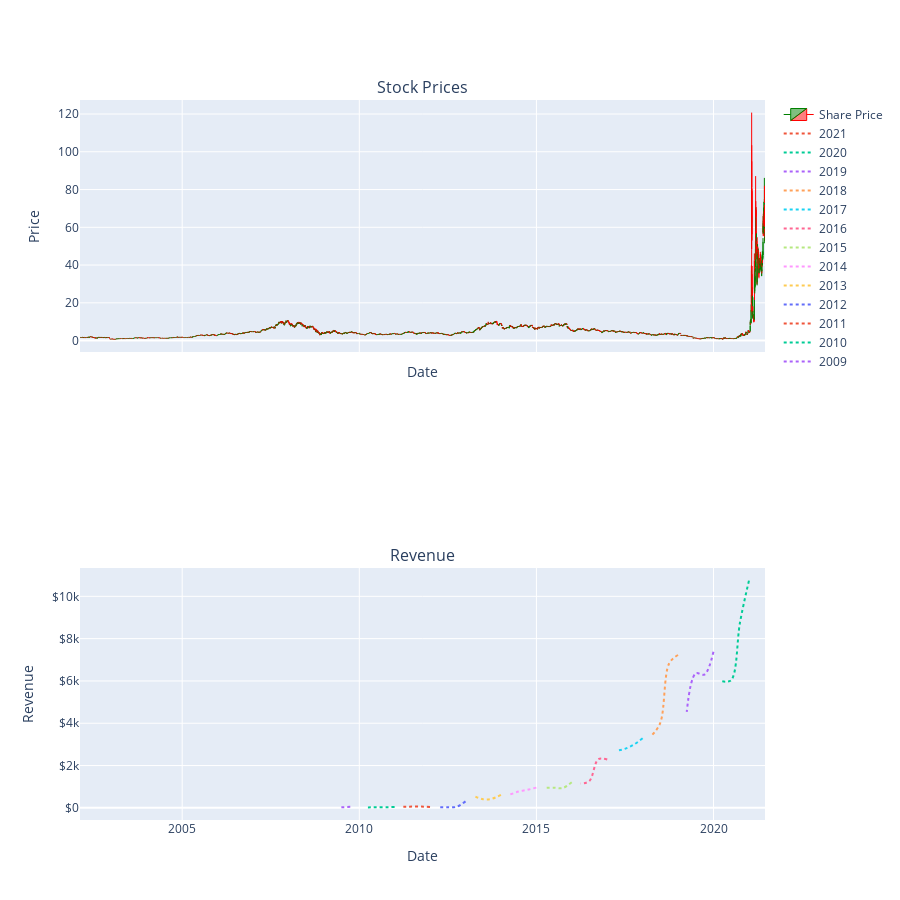

Notebook cell for this chart:
### Markdown cell above
Use the `make_graph` function to graph the GameStop Stock Data, also provide a title for the graph. The structure to call the `make_graph` function is `make_graph(gme_data, gme_revenue, 'GameStop')`. Note the graph will only show data upto June 2021.

### Code cell
make_graph(GameStop_data, GME_revenue, 'GameStop')

### Figure 1 — Plotly figure (JSON) as saved in the notebook; plotly's stock layout.template omitted (floating-point values rounded to 4 significant figures; data arrays with more than 128 entries replaced by an {"elided": "..."} marker saying what was removed)
{"data": [{"close": {"elided": "4867 float values"}, "decreasing": {"line": {"color": "red", "width": 1}}, "high": {"elided": "4867 float values"}, "increasing": {"line": {"color": "green", "width": 1}}, "low": {"elided": "4867 float values"}, "name": "Share Price", "open": {"elided": "4867 float values"}, "type": "candlestick", "x": {"elided": "4867 str values"}, "xaxis": "x", "yaxis": "y"}, {"connectgaps": true, "line": {"dash": "dot", "shape": "spline"}, "mode": "lines", "name": "2021", "type": "scatter", "x": ["2021-03-31T00:00:00"], "xaxis": "x2", "y": [10389], "yaxis": "y2"}, {"connectgaps": true, "line": {"dash": "dot", "shape": "spline"}, "mode": "lines", "name": "2020", "type": "scatter", "x": ["2020-12-31T00:00:00", "2020-09-30T00:00:00", "2020-06-30T00:00:00", "2020-03-31T00:00:00"], "xaxis": "x2", "y": [10744, 8771, 6036, 5985], "yaxis": "y2"}, {"connectgaps": true, "line": {"dash": "dot", "shape": "spline"}, "mode": "lines", "name": "2019", "type": "scatter", "x": ["2019-12-31T00:00:00", "2019-09-30T00:00:00", "2019-06-30T00:00:00", "2019-03-31T00:00:00"], "xaxis": "x2", "y": [7384, 6303, 6350, 4541], "yaxis": "y2"}, {"connectgaps": true, "line": {"dash": "dot", "shape": "spline"}, "mode": "lines", "name": "2018", "type": "scatter", "x": ["2018-12-31T00:00:00", "2018-09-30T00:00:00", "2018-06-30T00:00:00", "2018-03-31T00:00:00"], "xaxis": "x2", "y": [7226, 6824, 4002, 3409], "yaxis": "y2"}, {"connectgaps": true, "line": {"dash": "dot", "shape": "spline"}, "mode": "lines", "name": "2017", "type": "scatter", "x": ["2017-12-31T00:00:00", "2017-09-30T00:00:00", "2017-06-30T00:00:00", "2017-03-31T00:00:00"], "xaxis": "x2", "y": [3288, 2985, 2790, 2696], "yaxis": "y2"}, {"connectgaps": true, "line": {"dash": "dot", "shape": "spline"}, "mode": "lines", "name": "2016", "type": "scatter", "x": ["2016-12-31T00:00:00", "2016-09-30T00:00:00", "2016-06-30T00:00:00", "2016-03-31T00:00:00"], "xaxis": "x2", "y": [2285, 2298, 1270, 1147], "yaxis": "y2"}, {"connectgaps": true, "line": {"dash": "dot", "shape": "spline"}, "mode": "lines", "name": "2015", "type": "scatter", "x": ["2015-12-31T00:00:00", "2015-09-30T00:00:00", "2015-06-30T00:00:00", "2015-03-31T00:00:00"], "xaxis": "x2", "y": [1214, 937, 955, 940], "yaxis": "y2"}, {"connectgaps": true, "line": {"dash": "dot", "shape": "spline"}, "mode": "lines", "name": "2014", "type": "scatter", "x": ["2014-12-31T00:00:00", "2014-09-30T00:00:00", "2014-06-30T00:00:00", "2014-03-31T00:00:00"], "xaxis": "x2", "y": [957, 852, 769, 621], "yaxis": "y2"}, {"connectgaps": true, "line": {"dash": "dot", "shape": "spline"}, "mode": "lines", "name": "2013", "type": "scatter", "x": ["2013-12-31T00:00:00", "2013-09-30T00:00:00", "2013-06-30T00:00:00", "2013-03-31T00:00:00"], "xaxis": "x2", "y": [615, 431, 405, 562], "yaxis": "y2"}, {"connectgaps": true, "line": {"dash": "dot", "shape": "spline"}, "mode": "lines", "name": "2012", "type": "scatter", "x": ["2012-12-31T00:00:00", "2012-09-30T00:00:00", "2012-06-30T00:00:00", "2012-03-31T00:00:00"], "xaxis": "x2", "y": [306, 50, 27, 30], "yaxis": "y2"}, {"connectgaps": true, "line": {"dash": "dot", "shape": "spline"}, "mode": "lines", "name": "2011", "type": "scatter", "x": ["2011-12-31T00:00:00", "2011-09-30T00:00:00", "2011-06-30T00:00:00", "2011-03-31T00:00:00"], "xaxis": "x2", "y": [39, 58, 58, 49], "yaxis": "y2"}, {"connectgaps": true, "line": {"dash": "dot", "shape": "spline"}, "mode": "lines", "name": "2010", "type": "scatter", "x": ["2010-12-31T00:00:00", "2010-09-30T00:00:00", "2010-06-30T00:00:00", "2010-03-31T00:00:00"], "xaxis": "x2", "y": [36, 31, 28, 21], "yaxis": "y2"}, {"connectgaps": true, "line": {"dash": "dot", "shape": "spline"}, "mode": "lines", "name": "2009", "type": "scatter", "x": ["2009-09-30T00:00:00", "2009-06-30T00:00:00"], "xaxis": "x2", "y": [46, 27], "yaxis": "y2"}], "layout": {"annotations": [{"font": {"size": 16}, "showarrow": false, "text": "Stock Prices", "x": 0.5, "xanchor": "center", "xref": "paper", "y": 1.0, "yanchor": "bottom", "yref": "paper"}, {"font": {"size": 16}, "showarrow": false, "text": "Revenue", "x": 0.5, "xanchor": "center", "xref": "paper", "y": 0.35, "yanchor": "bottom", "yref": "paper"}], "height": 900, "hovermode": "x unified", "xaxis": {"anchor": "y", "domain": [0, 1], "matches": "x2", "rangeslider": {"visible": false}, "showticklabels": false, "title": {"text": "Date"}}, "xaxis2": {"anchor": "y2", "domain": [0, 1], "title": {"text": "Date"}}, "yaxis": {"anchor": "x", "domain": [0.65, 1.0], "title": {"text": "Price"}}, "yaxis2": {"anchor": "x2", "domain": [0, 0.35], "tickprefix": "$", "title": {"text": "Revenue"}}}}
